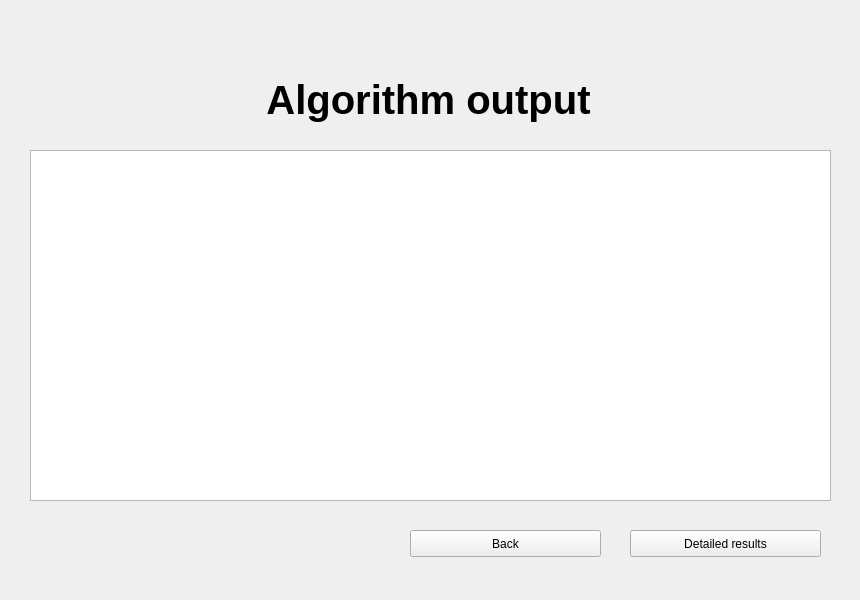
<?xml version="1.0" encoding="UTF-8"?>
<ui version="4.0">
 <class>AlgorithmSummary</class>
 <widget class="QWidget" name="AlgorithmSummary">
  <property name="geometry">
   <rect>
    <x>0</x>
    <y>0</y>
    <width>860</width>
    <height>600</height>
   </rect>
  </property>
  <property name="windowTitle">
   <string>Form</string>
  </property>
  <widget class="QLabel" name="projectNameLabel">
   <property name="geometry">
    <rect>
     <x>-2</x>
     <y>30</y>
     <width>861</width>
     <height>139</height>
    </rect>
   </property>
   <property name="font">
    <font>
     <pointsize>30</pointsize>
     <weight>75</weight>
     <bold>true</bold>
    </font>
   </property>
   <property name="text">
    <string>Algorithm output</string>
   </property>
   <property name="alignment">
    <set>Qt::AlignCenter</set>
   </property>
  </widget>
  <widget class="QPushButton" name="pushButton">
   <property name="geometry">
    <rect>
     <x>410</x>
     <y>530</y>
     <width>191</width>
     <height>27</height>
    </rect>
   </property>
   <property name="text">
    <string>Back</string>
   </property>
  </widget>
  <widget class="QPushButton" name="detailedResults">
   <property name="geometry">
    <rect>
     <x>630</x>
     <y>530</y>
     <width>191</width>
     <height>27</height>
    </rect>
   </property>
   <property name="text">
    <string>Detailed results</string>
   </property>
  </widget>
  <widget class="QTableWidget" name="outputTable">
   <property name="geometry">
    <rect>
     <x>30</x>
     <y>150</y>
     <width>801</width>
     <height>351</height>
    </rect>
   </property>
  </widget>
 </widget>
 <resources/>
 <connections/>
</ui>
